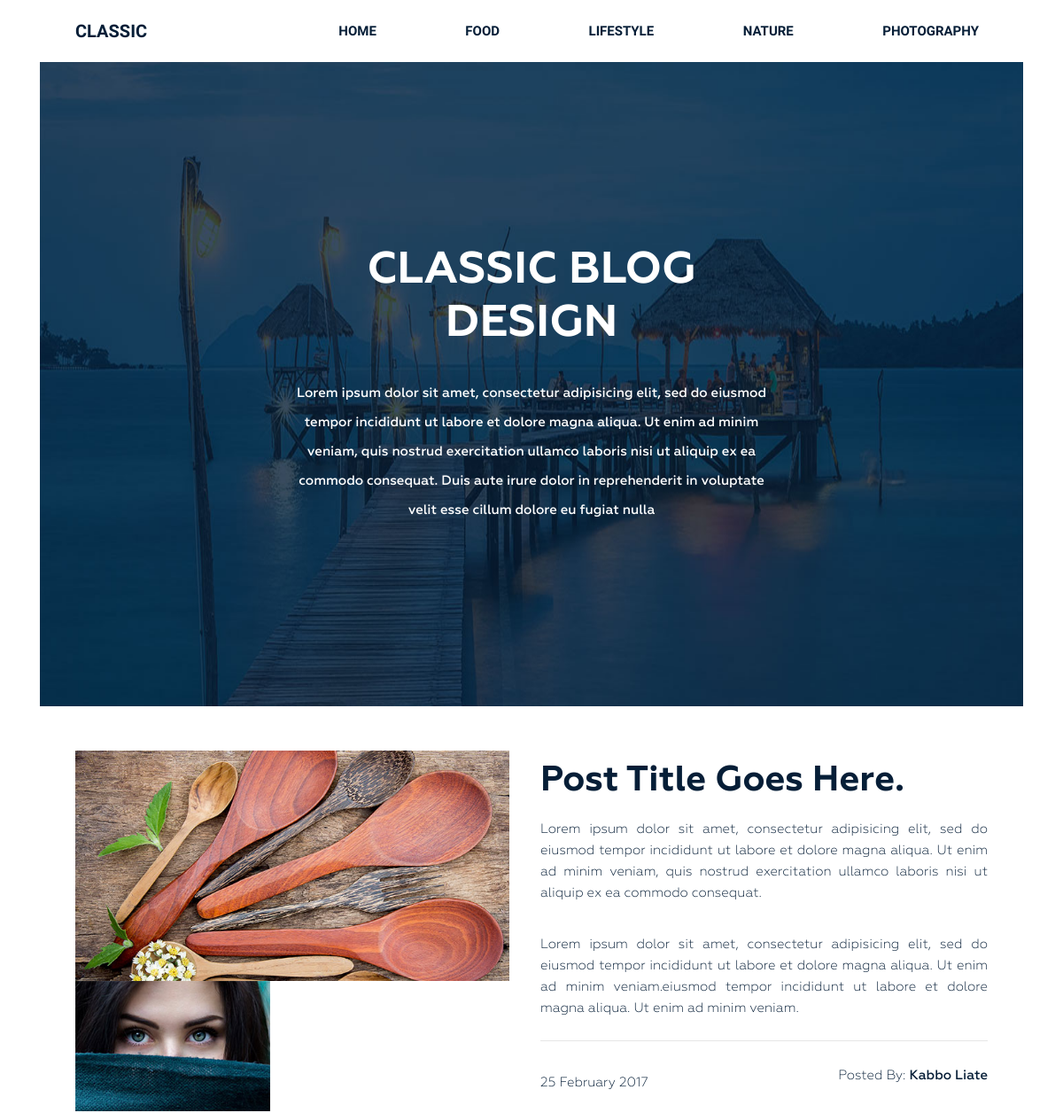
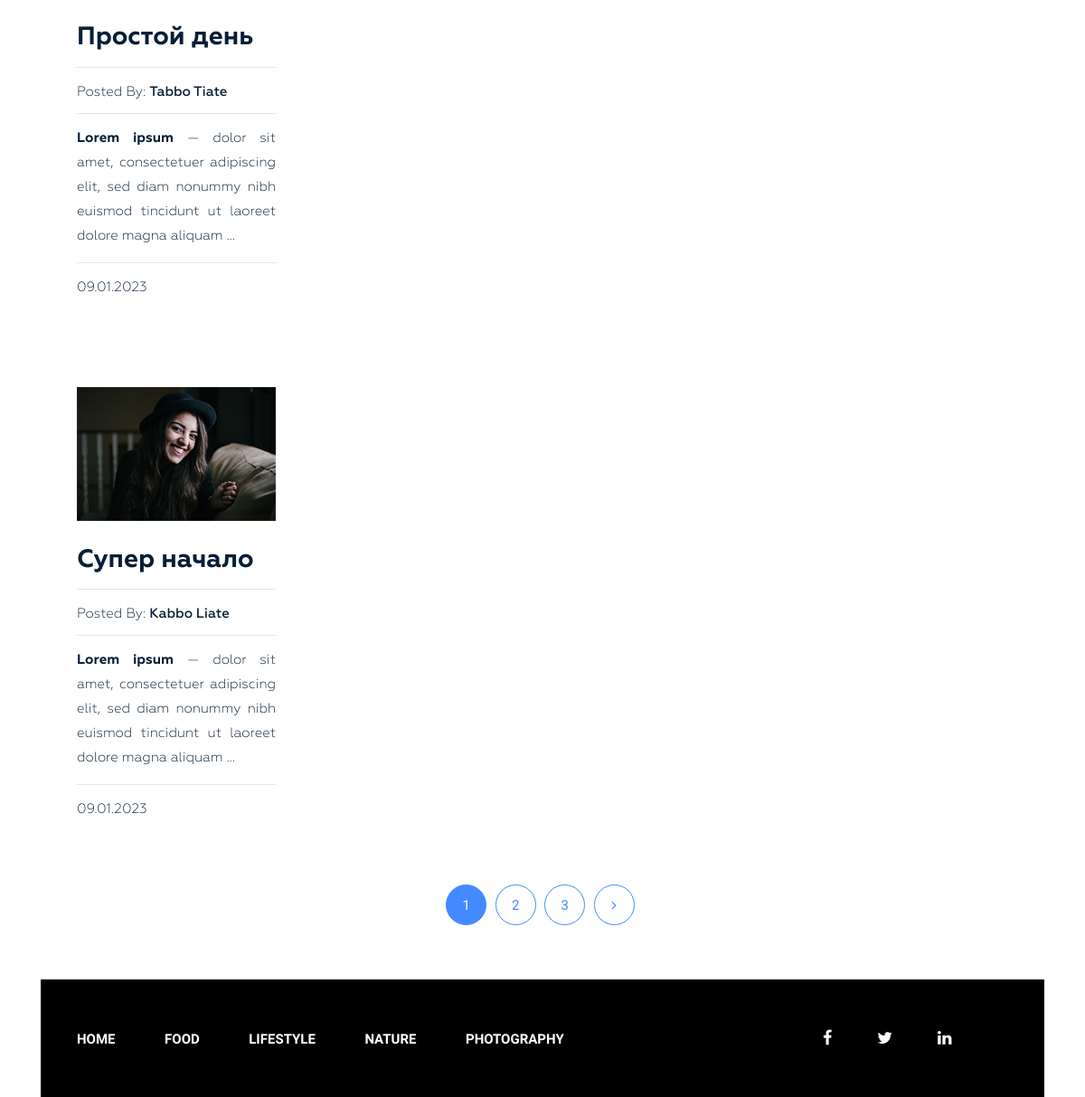
The page / on the database its author committed (2 pictures, top to bottom).
### blog/models.py (models this page shows, shortened)
class Category(models.Model):
    title = models.CharField(max_length=255)
    slug = models.SlugField(max_length=255, verbose_name="Url", unique=True)
    def get_absolute_url(self):
        return reverse("category", kwargs={"slug": self.slug})
    class Meta:
        verbose_name = "Категория"
        verbose_name_plural = "Категории"
        ordering = ['title']

class Post(models.Model):
    title = models.CharField(max_length=255)
    slug = models.SlugField(max_length=50, verbose_name="Url", unique=True)
    author = models.CharField(max_length=100)
    content = models.TextField(blank=True)
    created_at = models.DateTimeField(
        auto_now_add=True, verbose_name="Опубликовано")
    photo = models.ImageField(upload_to='photos/%Y/%m/%d/', blank=True)
    views = models.IntegerField(
        default=0, verbose_name='Кол-во просмотров')
    category = models.ForeignKey(
        Category, on_delete=models.PROTECT, related_name='posts')
    tags = models.ManyToManyField(Tag, blank=True, related_name='posts')
    def get_absolute_url(self):
        return reverse("post", kwargs={"slug": self.slug})
    class Meta:
        verbose_name = "Статья"
        verbose_name_plural = "Статьи"
        ordering = ['-created_at']

### blog/views.py (the view)
# urls.py: path('', views.Home.as_view(), name='home'),
class Home(ListView):
    model = Post
    template_name = 'blog/index.html'
    context_object_name = 'posts'
    paginate_by = 2
    def get_context_data(self, *, object_list=None, **kwargs):
        context = super().get_context_data(**kwargs)
        context['title'] = 'Classic Blog Design'
        return context

### blog/templatetags/menu.py (called while the page is built)
@register.inclusion_tag('blog/menu_tpl.html')
def show_menu(menu_class='menu'):
    categories = Category.objects.all()
    return {"categories": categories, "menu_class": menu_class}

### blog/templates/blog/index.html (shortened to what this page needs)
{% extends 'base.html' %}
{%  load static %}
{% block content %}
<section class="bg-text-area">
    <div class="container">
        <div class="row">
            <div class="col-md-12">
                <div class="bg-text">
                    <h3>Classic BLOG Design</h3>
                    <p>Lorem ipsum dolor sit amet, consectetur adipisicing elit, sed do eiusmod tempor incididunt ut labore et dolore magna aliqua. Ut enim ad minim veniam, quis nostrud exercitation ullamco laboris nisi ut aliquip ex ea commodo consequat. Duis aute irure dolor in reprehenderit in voluptate velit esse cillum dolore eu fugiat nulla </p>
                </div>
            </div>
        </div>
    </div>
</section>
<section class="blog-post-area">
    <div class="container">
        <div class="row">
            <div class="blog-post-area-style">
                    <div class="col-md-12">
                        <div class="single-post-big">
                            <div class="big-image">
                                <img src="{% static 'img/post-image1.jpg' %}" alt="">
                            </div>
                            <div class="big-text">
                                <h3><a href="#">Post Title Goes Here.</a></h3>
                                <p>Lorem ipsum dolor sit amet, consectetur adipisicing elit, sed do eiusmod tempor incididunt ut labore et dolore magna aliqua. Ut enim ad minim veniam, quis nostrud exercitation ullamco laboris nisi ut aliquip ex ea commodo consequat.</p>
                                <p>Lorem ipsum dolor sit amet, consectetur adipisicing elit, sed do eiusmod tempor incididunt ut labore et dolore magna aliqua. Ut enim ad minim veniam.eiusmod tempor incididunt ut labore et dolore magna aliqua. Ut enim ad minim veniam.</p>
                                <h4><span class="date">25 February 2017</span><span class="author">Posted By: <span class="author-name">Kabbo Liate</span></span>
                                </h4>
                            </div>
                        </div>
                    </div>
                    {% for post in posts %}
                    <div class="col-md-3">
                        <div class="single-post">
                            {% if post.photo %}
                            <img src="{{ post.photo.url }}" alt="{{ post.title }}">
                            {% else %}
                            <img src="https://images.unsplash.com/photo-1673169128434-90faeb36aaa3?" alt="{{ post.title }}" width="300" />
                            {% endif %}
                            <h3><a href="{{ post.get_absolute_url }}">{{ post.title }}</a></h3>
                            <h4><span>Posted By: <span class="author-name">{{ post.author }}</span></span>
                            </h4>
                            {{ post.content|truncatewords_html:20|safe }}
                            <h4><span>{{ post.created_at|date:"d.m.Y" }}</span></h4>
                        </div>
                    </div>
                    {% endfor %}
            </div>
        </div>
    </div>
    {% if page_obj.has_other_pages %}
    <div class="pegination">
        <div class="nav-links">
            {% for p in page_obj.paginator.page_range %}
                {% if page_obj.number == p %}
                    <span class="page-numbers current">{{ p }}</span>
                {% elif p > page_obj.number|add:-3 and p < page_obj.number|add:3 %}
                <a class="page-numbers" href="?page={{ p }}">{{ p }}</a>
                {% endif %}
            {% endfor %}
            {% if page_obj.has_next %}
                <a class="page-numbers" href="?page={{ page_obj.next_page_number }}"><i class="fa fa-angle-right" aria-hidden="true"></i></a>
            {% endif %}
        </div>
    </div>
    {% endif %}
</section>
{% endblock content %}

### blog/templates/blog/menu_tpl.html
<div class="{{ menu_class }}">
    <ul>
      <li><a href="{% url 'home' %}">Home</a></li>
      {% for item in categories %}
      <li><a href="{{ item.get_absolute_url }}">{{ item.title }}</a></li>
      {% endfor %}
    </ul>
  </div>

### siteblog/static/style.css (style rules this page uses)
.wrapper header.header .menu { margin: 0 }
.wrapper header.header .menu ul { float: right; margin: 0; padding: 0; margin-right: 4px; }
.wrapper header.header .menu ul li { display: inline-block; list-style: outside none none; margin: 0 -4px 0 0; }
.wrapper header.header .menu ul li a { color: rgb(6, 30, 55); font-family: "Raleway", sans-serif; font-size: 15px; font-weight: 600; line-height: 70px; padding: 26px 50px; text-decoration: none; text-transform: uppercase; }
.wrapper section.bg-text-area .bg-text { background-image: url(img/bg-iamges.jpg); background-size: 100% 100%; padding: 205px 280px; }
.wrapper section.bg-text-area .bg-text h3 { color: #fff; font-family: Geometria; font-size: 50px; font-weight: 700; text-align: center; text-transform: uppercase; margin: 0; }
.wrapper section.bg-text-area .bg-text p { color: #fff; font-family: Geometria; font-size: 15px; font-weight: 500; line-height: 33px; margin: 32px 0 0; text-align: center; }
section.blog-post-area { margin-top: 50px; }
section.blog-post-area .big-image { float: left; width: 50%; padding-right: 35px; }
section.blog-post-area .big-text { float: right; width: 50%; padding-right: 20px; }
section.blog-post-area img { width: 100%; }
section.blog-post-area .big-text h3 { margin: 10px 0 0; }
section.blog-post-area .big-text h3 a { font-family: Geometria; font-weight: 700; font-size: 40px; color: #061e37; text-decoration: none; }
section.blog-post-area .big-text p { color: #061e37; font-family: Geometria; font-size: 15px; font-weight: 400; line-height: 24px; padding-top: 18px; text-align: justify; text-decoration: none; }
section.blog-post-area .big-text h4 { margin-top: 25px; padding-top: 30px; position: relative; }
section.blog-post-area .big-text h4::before { background: #e6e6e6 none repeat scroll 0 0; content: ""; height: 1px; position: absolute; top: 0; width: 100%; }
section.blog-post-area .single-post { padding-right: 20px; margin: 100px 0px 0px; }
section.blog-post-area h4 span { font-family: Geometria; font-weight: 400; font-size: 15px; color: #061e37; text-decoration: none; }
section.blog-post-area .big-text h4 span.author { float: right }
section.blog-post-area h4 span.author-name { font-weight: 500; }
.blog-post-area .single-post h3 a { font-family: Geometria; font-size: 28px; font-weight: 700; text-decoration: none; color: #061e37; }
.blog-post-area .single-post p { color: #061e37; font-family: Geometria; font-size: 15px; font-weight: 400; line-height: 27px; padding-top: 14px; position: relative; text-align: justify; }
.blog-post-area .single-post h4 { margin-bottom: 12px; padding-top: 10px; position: relative; }
.blog-post-area .single-post h4::before { background: #e6e6e6 none repeat scroll 0 0; content: ""; height: 1px; position: absolute; top: 0; width: 100%; }
.blog-post-area .single-post p::before { background: #e6e6e6 none repeat scroll 0 0; content: ""; height: 1px; position: absolute; top: 0; width: 100%; }
.blog-post-area .single-post h3 { margin: 25px 0 15px; }
.blog-post-area .pegination { margin-top: 60px; margin-bottom: 60px; }
.blog-post-area .pegination .nav-links { margin: 0; padding: 0; text-align: center; }
.blog-post-area .pegination .nav-links .page-numbers { border: 1px solid #448aff; border-radius: 50%; color: #448aff; display: inline-block; font-family: "Roboto", sans-serif; font-size: 15px; font-weight: 400; height: 45px; line-height: 45px; list-style: outside none none; margin-right: 5px; text-align: center; width: 45px; }
.blog-post-area .blog-post-area-style { margin: 0 20px 0 40px; }
.blog-post-area .pegination .nav-links .page-numbers.current { background: #448aff; color: #fff; }
.blog-post-area .pegination .nav-links a { text-decoration: none; }
.wrapper footer.footer .footer-menu { margin: 0 }
.wrapper footer.footer .footer-menu ul { line-height: 130px; margin: 0; padding: 0; }
.wrapper footer.footer .footer-menu ul li { display: inline; list-style: outside none none; margin: 0; padding: 30px 0px; }
.wrapper footer.footer .footer-menu ul li a { color: #fff; font-family: "Raleway", sans-serif; font-size: 15px; font-weight: 600; line-height: 70px; margin-left: 40px; padding: 26px 10px 26px 0; text-decoration: none; text-transform: uppercase; }

### rows shown on the page
Category: title "FOOD"
Category: title "LIFESTYLE"
Category: title "NATURE"
Category: title "PHOTOGRAPHY"
Post: photo (picture), title "Простой день", author "Tabbo Tiate", content "Lorem ipsum — dolor sit amet, consectetuer adipiscing elit, sed diam nonummy nibh euismod tincidunt ut laoreet dolore magna aliquam …", created_at "09.01.2023"
Post: photo (picture), title "Супер начало", author "Kabbo Liate", content "Lorem ipsum — dolor sit amet, consectetuer adipiscing elit, sed diam nonummy nibh euismod tincidunt ut laoreet dolore magna aliquam …", created_at "09.01.2023"

### other values the page prints
{{ p }} "1"
{{ p }} "2" "3"
